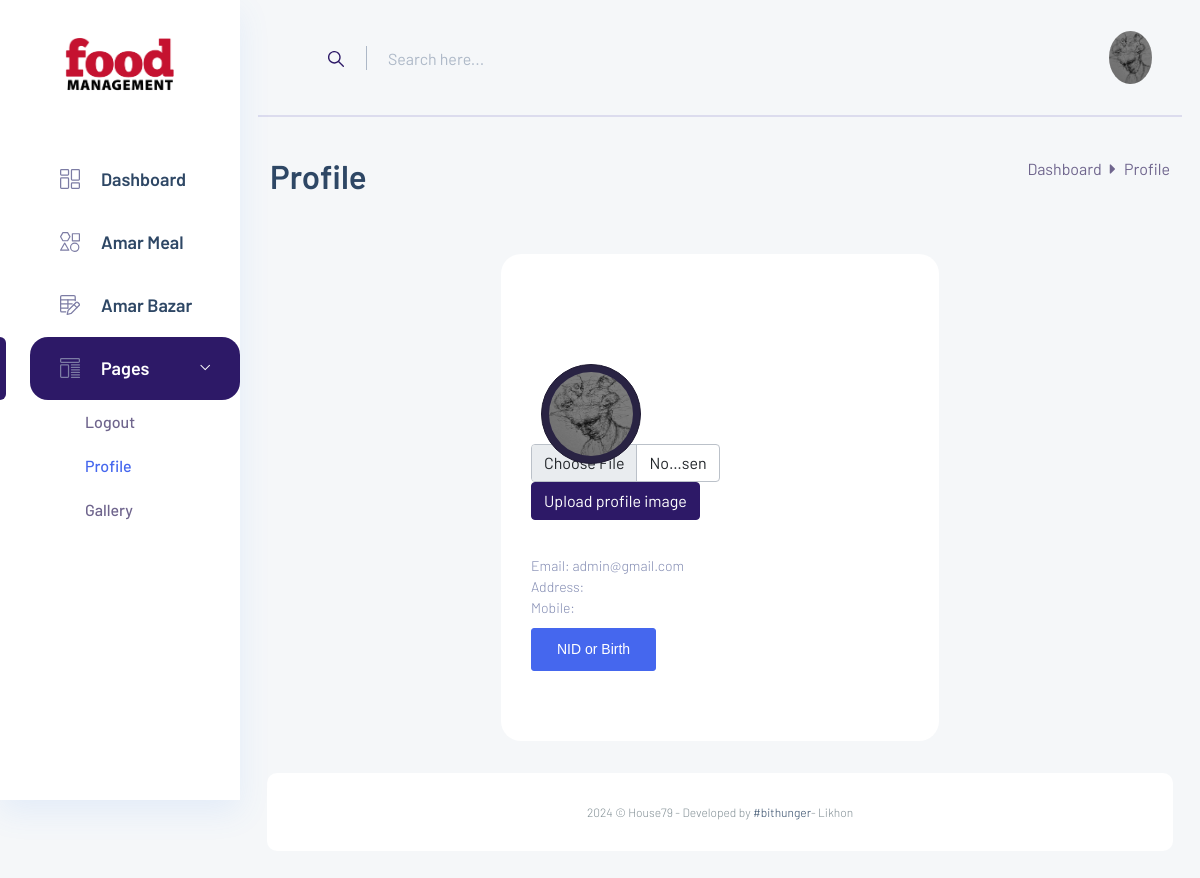
Screenshot of /user-dashboard/profile (signed in) with the database file from the repository.
### admin_dash/models.py (models this page shows)
class User(AbstractUser):
    mobile = models.CharField('Mobile', max_length=50)
    image = models.ImageField('Profile image', upload_to='user/profiles/')
    nid_or_birth = models.ImageField('NID or Birth', upload_to='user/nid/')
    address = models.TextField('Address', max_length=150)
    total_meal = models.IntegerField('Total meal', default=0)
    total_bazar = models.IntegerField('Total bazar', default=0)
    total_tk = models.IntegerField('Total taka', default=0)
    status = models.BooleanField('Status', default=True)

### user_dash/views.py (the view, shortened to what this page needs)
# urls.py: path('user-dashboard/profile', views.profile, name='profile'),
@login_required
def profile(request):
    return render(request, 'user_dashboard/profile.html')

### templates/user_dashboard/profile.html (shortened to what this page needs)
{% extends "layouts/main.html" %}
{% load static %}
{% block content %}
{% include "layouts/side_nav.html" %}
<section class="main_content dashboard_part">
    {% include "layouts/nav.html" %}
    <div class="main_content_iner">
        <div class="container-fluid p-0">
            <div class="row justify-content-center">
                <div class="col-12">
                    <div class="dashboard_header mb_50">
                        <div class="row">
                            <div class="col-lg-6">
                                <div class="dashboard_header_title">
                                    <h3> Profile</h3>
                                </div>
                            </div>
                            <div class="col-lg-6">
                                <div class="dashboard_breadcam text-end">
                                    <p><a href="index.html">Dashboard</a> <i class="fas fa-caret-right"></i>
                                        Profile</p>
                                </div>
                            </div>
                        </div>
                    </div>
                </div>
                <div class="col-md-6">
                    <div class="white_box mb_30">
                        <div class="profile_card_5">
                            <div class="cover-photo">
                                <img src="/media/{{ request.user.image }}" alt="{{ request.user.first_name }}" class="profile">
                            </div>
                            <form class="w-50" action="{% url 'profile' %}" method="POST" enctype="multipart/form-data">
                                <input class="form-control" type="file" name="image">
                                <input class="btn btn-primary" type="submit" value="Upload profile image">
                            </form>
                            <p class="about">Email: {{ request.user.email }} <br>
                                Address: {{ request.user.address }} <br>
                                Mobile: {{ request.user.mobile }}
                            </p>
                            <button class="msg-btn"><a style="color:white" class="" href="/media/{{ request.user.nid_or_birth }}" target="_blank">NID or Birth</a></button>
                        </div>
                    </div>
                </div>
            </div>
        </div>
        {% include "layouts/footer.html" %}
    </div>
</section>
{% endblock content %}

### templates/layouts/nav.html (shortened to what this page needs)
{% load static %}
<div class="container-fluid g-0">
    <div class="row">
        <div class="col-lg-12 p-0 ">
            <div class="header_iner d-flex justify-content-between align-items-center">
                <div class="serach_field-area">
                    <div class="search_inner">
                        <form action="#">
                            <div class="search_field">
                                <input type="text" placeholder="Search here...">
                            </div>
                            <button type="submit"> <img src="{% static 'img/icon/icon_search.svg' %}" alt> </button>
                        </form>
                    </div>
                </div>
                <div class="header_right d-flex justify-content-between align-items-center">
                    <div class="profile_info">
                        <img src="/media/{{ request.user.image }}" alt="{{ request.user }}">
                    </div>
                </div>
            </div>
        </div>
    </div>
</div>

### rows the page displays
User: user.image (picture), user.email "admin@gmail.com"
